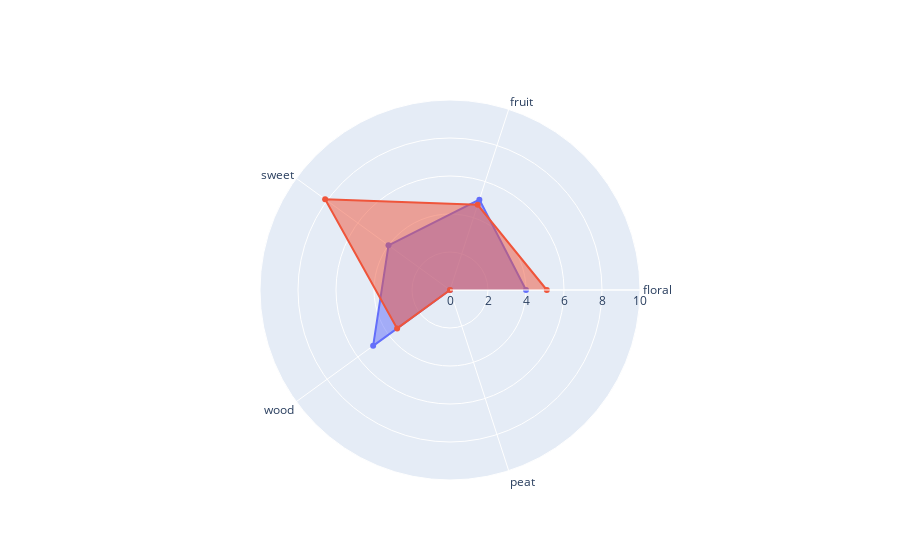

The notebook cell this image was saved under:
### Code cell
compare_visual("000636", n)

### Figure 1 — Plotly figure (JSON) as saved in the notebook; plotly's stock layout.template omitted (floating-point values rounded to 4 significant figures)
{"data": [{"fill": "toself", "name": "panelist", "r": [4, 5, 4, 5, 0], "theta": ["floral", "fruit", "sweet", "wood", "peat"], "type": "scatterpolar"}, {"fill": "toself", "name": "MS_prediction", "r": [5.095, 4.713, 8.124, 3.439, 0], "theta": ["floral", "fruit", "sweet", "wood", "peat"], "type": "scatterpolar"}], "layout": {"polar": {"radialaxis": {"range": [0, 10], "visible": true}}, "showlegend": false}}
